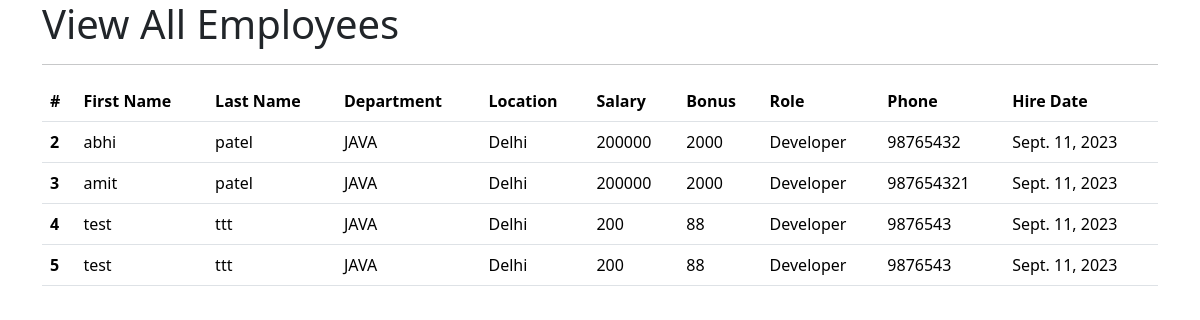
The app's page /all_emp with its own data.
### emp_app/models.py (models this page shows, shortened)
class Employee(models.Model):
    first_name = models.CharField(max_length=50)
    last_name = models.CharField(max_length=50)
    dept = models.ForeignKey(Department,on_delete=models.CASCADE)
    salary = models.IntegerField(default=0)
    bonus = models.IntegerField(default=0)
    role = models.ForeignKey(Role,on_delete=models.CASCADE)
    phone = models.CharField(max_length=10)
    hire_date = models.DateField()

class Department(models.Model):
    name = models.CharField(max_length=50,null=False)
    location = models.CharField(max_length=100)

class Role(models.Model):
    name = models.CharField(max_length=100)

### emp_app/views.py (the view)
# urls.py: path('all_emp', views.all_emp, name='all_emp'),
def all_emp(request):
    emps=Employee.objects.all()
    return render(request,"view_all_emp.html",{"emps":emps})

### emp_app/templates/view_all_emp.html (shortened to what this page needs)
<!doctype html>
<html lang="en">
  <head>
    <link href="https://cdn.jsdelivr.net/npm/bootstrap@5.3.1/dist/css/bootstrap.min.css" rel="stylesheet">
  </head>
  <body>
    <div class="container">
      <h1> View All Employees </h1>
      <hr>
      <table class="table">
        <thead>
          <tr>
            <th scope="col">#</th>
            <th scope="col">First Name</th>
            <th scope="col">Last Name</th>
            <th scope="col">Department</th>
            <th scope="col">Location</th>
            <th scope="col">Salary</th>
            <th scope="col">Bonus</th>
            <th scope="col">Role</th>
            <th scope="col">Phone</th>
            <th scope="col">Hire Date</th>
          </tr>
        </thead>
        <tbody>
          {%for emp in emps%}
          <tr>
            <th scope="row">{{emp.id}}</th>
            <td>{{emp.first_name}}</td>
            <td>{{emp.last_name}}</td>
            <td>{{emp.dept.name}}</td>
            <td>{{emp.dept.location}}</td>
            <td>{{emp.salary}}</td>
            <td>{{emp.bonus}}</td>
            <td>{{emp.role.name}}</td>
            <td>{{emp.phone}}</td>
            <td>{{emp.hire_date}}</td>
          </tr>
          {% endfor %}
        </tbody>
      </table>
    </div>
  </body>
</html>

### records on screen
Employee: id "2", first_name "abhi", last_name "patel", dept.name "JAVA", dept.location "Delhi", salary "200000", bonus "2000", role.name "Developer", phone "98765432", hire_date "Sept. 11, 2023"
Employee: id "3", first_name "amit", last_name "patel", dept.name "JAVA", dept.location "Delhi", salary "200000", bonus "2000", role.name "Developer", phone "987654321", hire_date "Sept. 11, 2023"
Employee: id "4", first_name "test", last_name "ttt", dept.name "JAVA", dept.location "Delhi", salary "200", bonus "88", role.name "Developer", phone "9876543", hire_date "Sept. 11, 2023"
Employee: id "5", first_name "test", last_name "ttt", dept.name "JAVA", dept.location "Delhi", salary "200", bonus "88", role.name "Developer", phone "9876543", hire_date "Sept. 11, 2023"
